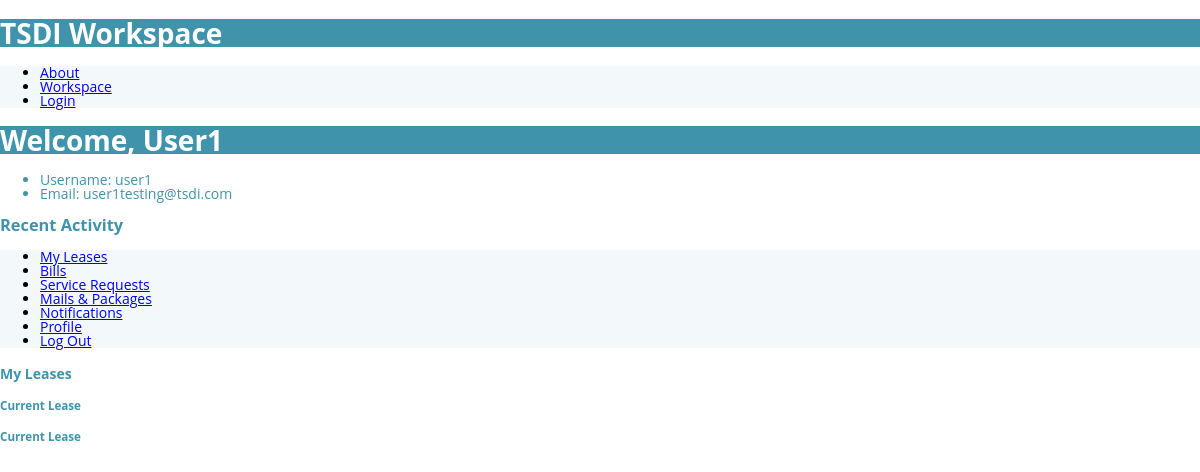
The app's page /my_leases (signed in), older data.
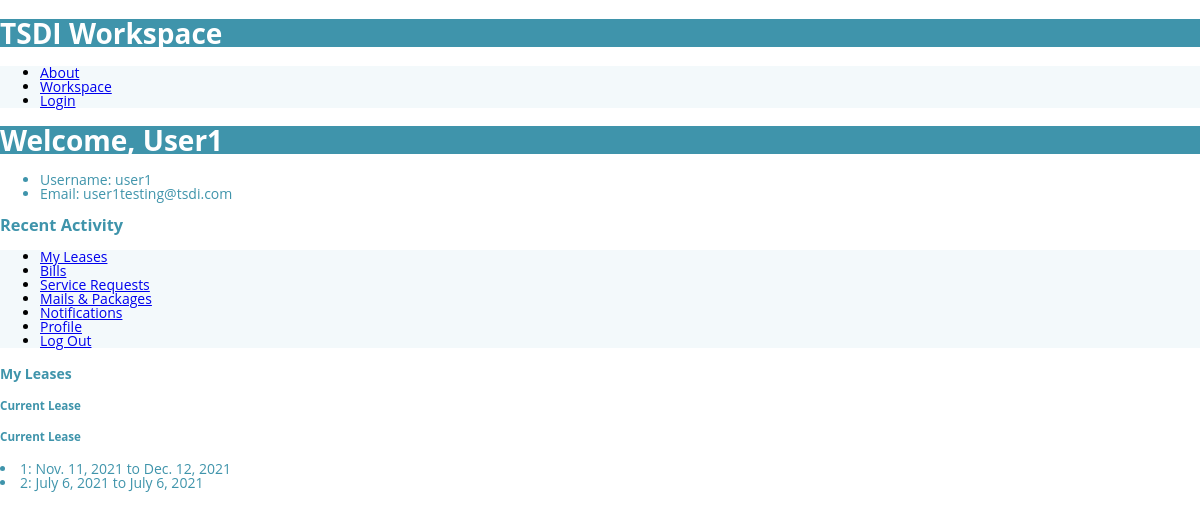
The same page, newer data.
### main/models.py (models this page shows, shortened)
class Lease(models.Model):
    lessee = models.ForeignKey(settings.AUTH_USER_MODEL, on_delete=models.SET_NULL, null=True)
    leaseFrom = models.DateField()
    leaseTo = models.DateField()
    seat = models.CharField(max_length=64)
    rent = models.IntegerField()

### main/views.py (the view)
# urls.py: path("my_leases", views.myLeases, name="myLeases"),
def myLeases(request):
    if not request.user.is_authenticated:
        return HttpResponseRedirect(reverse("login"))
    return render(request, "main/my_leases.html", {
        "leases": Lease.objects.filter(lessee=request.user)
    })

### main/templates/main/my_leases.html
{% extends "main/portal.html" %}
{% block sideMenuContent %}
    <h4>My Leases</h4>
    <h5>Current Lease</h5>
    <h5>Current Lease</h5>
    {% for lease in leases %}
        <li>{{ lease.id }}: {{ lease.leaseFrom }} to {{ lease.leaseTo }}</li>
    {% endfor %}
{% endblock %}

### main/templates/main/portal.html (shortened to what this page needs)
{% extends "main/layout.html" %}
{% block content %}
    <h1>Welcome, {{ request.user.first_name }}</h1>
    <ul>
        <li>Username: {{ request.user.username }}</li>
        <li>Email: {{ request.user.email }}</li>
    </ul>
    <h3>Recent Activity</h3>
<div class="pure-g">
    <div class="pure-u-1 pure-u-md-1-5">
    	<div class="pure-menu">
    		<ul class="pure-menu-list">
		        <li class="pure-menu-item">
		            <a href="{% url 'myLeases' %}" class="pure-menu-link">My Leases</a>
		        </li>
		        <li class="pure-menu-item">
		            <a href="{% url 'bills' %}" class="pure-menu-link">Bills</a>
		        </li>
		        <li class="pure-menu-item">
		            <a href="{% url 'serviceRequests' %}" class="pure-menu-link">Service Requests</a>
		        </li>
		        <li class="pure-menu-item">
		            <a href="{% url 'mailsAndPackages' %}" class="pure-menu-link">Mails & Packages</a>
		        </li>
		        <li class="pure-menu-item">
		            <a href="{% url 'notifications' %}" class="pure-menu-link">Notifications</a>
		        </li>
		        <li class="pure-menu-item">
		            <a href="{% url 'profile' %}" class="pure-menu-link">Profile</a>
		        </li>
		        <li class="pure-menu-item">
		            <a href="{% url 'logout' %}" class="pure-menu-link">Log Out</a>
		        </li>
		    </ul>
		</div>
	</div>
    <div class="pure-u-1 pure-u-md-4-5">
    	{% block sideMenuContent %}{% endblock %}
    </div>
</div>
{% endblock %}

### main/templates/main/layout.html (shortened to what this page needs)
<!DOCTYPE html>
<html lang="en">
   	<head>
      	<link rel="stylesheet" href="https://unpkg.com/purecss@2.0.6/build/pure-min.css">
      	<link rel="stylesheet" href="https://unpkg.com/purecss@2.0.6/build/grids-responsive-min.css">
      	<link rel="stylesheet" href="styles.css">
   	</head>
   	<body>
      	<h1> TSDI Workspace </h1>
      	<div class="pure-menu pure-menu-horizontal">
      		<ul class="pure-menu-list">
      			<li class="pure-menu-item">
  		            <a href="{% url 'index' %}" class="pure-menu-link">About</a>
  		        </li>
  		        <li class="pure-menu-item">
  		            <a href="{% url 'workspace' %}" class="pure-menu-link">Workspace</a>
  		        </li>
  		        <li class="pure-menu-item">
  		            <a href="{% url 'login' %}" class="pure-menu-link">Login</a>
  		        </li>
  		    </ul>
		    </div>
        {% block content %}
        {% endblock %}
   </body>
</html>

### main/templates/main/styles.css (style rules this page uses)
body { height: 100%; width: 100%; padding: 0; margin: 0; font-family: 'Open Sans', sans-serif; font-size: 14px; line-height: 1; font-weight: 400; border: none; color: #3f94ab; position: relative; }
h1 { color:#fff !important; background-color:#3f94ab !important }
.pure-menu { color:#000 !important; background-color:#f3f9fb !important }

Row changes from the older to the newer data that the page shows:
added Lease: id "1", leaseFrom "Nov. 11, 2021", leaseTo "Dec. 12, 2021"
added Lease: id "2", leaseFrom "July 6, 2021", leaseTo "July 6, 2021"
